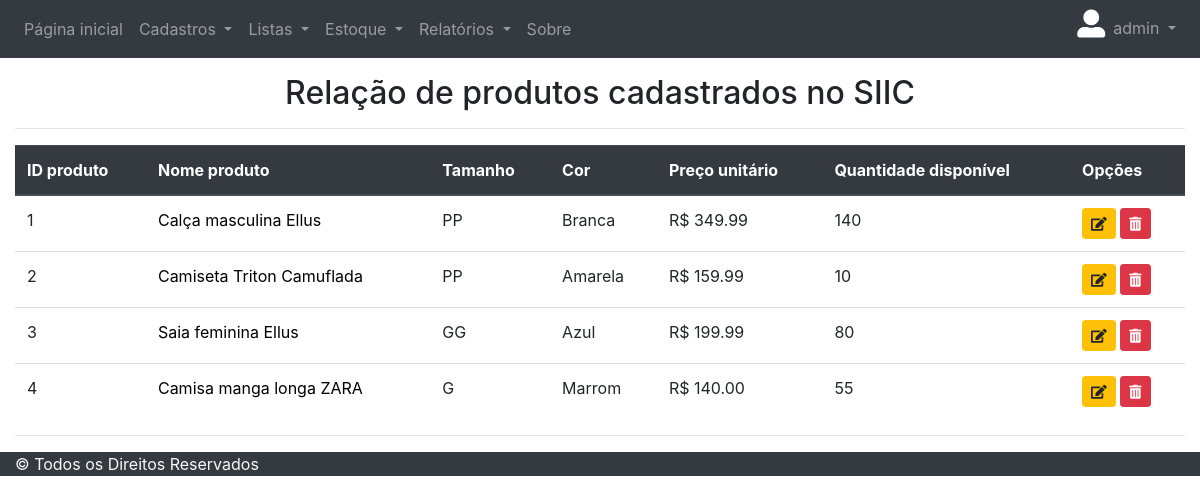
The app's page /listar/produtos/ (signed in), older data.
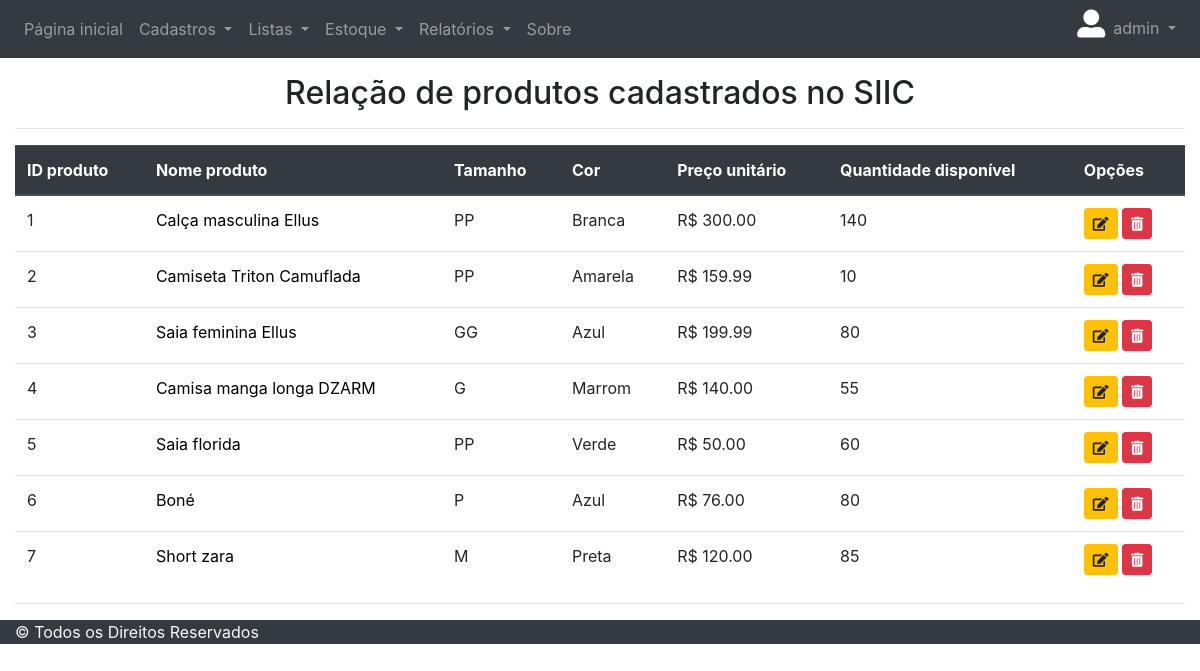
The same page, newer data.
### cadastros/models.py (models this page shows, shortened)
class Produto(models.Model):
    nome_produto = models.CharField(
        max_length=50, verbose_name='Nome do produto')
    descricao_produto = models.CharField(
        max_length=255, verbose_name='Descrição do produto', blank=True)
    preco_unitario = models.DecimalField(
        max_digits=6, decimal_places=2, verbose_name='Preço unitário')
    quantidade_disponivel = models.PositiveIntegerField(
        verbose_name='Quantidade disponíve')
    tamanho_produto = models.ForeignKey(
        TamanhoProduto, verbose_name="Tamanho do produto", on_delete=models.CASCADE)
    cor_produto = models.ForeignKey(
        CorProduto, verbose_name="Cor do produto", on_delete=models.CASCADE)

class TamanhoProduto(models.Model):
    tamanho_produto = models.CharField(
        max_length=50, verbose_name='Tamanho do produto', unique=True)
    def __str__(self):
        return "{}".format(self.tamanho_produto)

class CorProduto(models.Model):
    cor_produto = models.CharField(
        max_length=50, verbose_name='Cor do produto', unique=True)
    class Meta:
        ordering = ['cor_produto']
    def __str__(self):
        return "{}".format(self.cor_produto)

### cadastros/views.py (the view)
# urls.py: path('listar/produtos/', ProdutoList.as_view(), name='listar-produtos'),
class ProdutoList(GroupRequiredMixin, LoginRequiredMixin, ListView):
    group_required = [u"Adm", u"Padrão"]
    login_url = reverse_lazy('login')
    model = Produto
    template_name = 'cadastros/listas/produtos.html'

### usuarios/models.py (called while the page is built)
    def __str__(self):
        return self.username

### cadastros/templates/cadastros/listas/produtos.html (shortened to what this page needs)
{% extends 'paginas/modelo.html' %}
{% load static %}
{% block conteudo %}
<p>
    <h2 align=center>Relação de produtos cadastrados no SIIC</h2>
</p>
<div class="container-fluid">
    <hr>
    <div class="table-responsive">
        <table class="table table-hover table-condensed" id='tabela_listar_produtos'>
            <thead class="thead-dark">
                <tr>
                    <th>ID produto</th>
                    <th>Nome produto</th>
                    <th>Tamanho</th>
                    <th>Cor</th>
                    <th>Preço unitário</th>
                    <th>Quantidade disponível</th>
                    <th>Opções</th>
                </tr>
            </thead>
            <tbody>
                {% for Produto in object_list %}
                <tr>
                    <td>{{Produto.pk}}</td>
                    <td>
                        <a href="{% url 'detalhar-produto' Produto.pk %}">{{Produto.nome_produto}}</a>
                    </td>
                    <td>{{Produto.tamanho_produto}}</td>
                    <td>{{Produto.cor_produto}}</td>
                    <td>R$ {{Produto.preco_unitario}}</td>
                    <td>{{Produto.quantidade_disponivel}}</td>
                    <td>
                        <a href="{% url 'editar-produto' Produto.pk %}" class="btn btn-warning btn-sm" title="Editar"><i
                                class="fas fa-edit" aria-hidden="true"></i></a>
                        <a href="{% url 'excluir-produto' Produto.pk %}" class="btn btn-danger btn-sm"
                            title="Excluir"><i class="fas fa-trash-alt" aria-hidden="true"></i></a>
                    </td>
                </tr>
                {% empty %}
                <tr>
                    <td colspan="4">Nenhum campo registrado</td>
                </tr>
                {% endfor %}
            </tbody>
        </table>
        <hr>
    </div>
</div>
{% endblock conteudo %}

Row changes from the older to the newer data that the page shows:
changed Produto "Calça masculina Ellus": preco_unitario "349.99" → "300.00"
changed Produto "Marrom": nome_produto "Camisa manga longa ZARA" → "Camisa manga longa DZARM"
added Produto: pk "5", nome_produto "Saia florida", tamanho_produto "PP", cor_produto "Verde", preco_unitario "50.00", quantidade_disponivel "60"
added Produto: pk "6", nome_produto "Boné", tamanho_produto "P", cor_produto "Azul", preco_unitario "76.00", quantidade_disponivel "80"
added Produto: pk "7", nome_produto "Short zara", tamanho_produto "M", cor_produto "Preta", preco_unitario "120.00", quantidade_disponivel "85"
